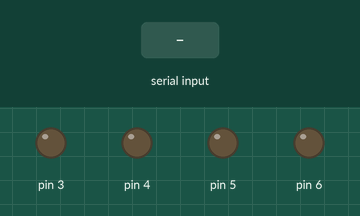
A sketch run on a simulated Arduino Uno, built with avr-gcc and run on an emulated ATmega328P. Shown: output pins drawn as LEDs (lit = HIGH). The test bench sets the inputs (shaded band).

Above: at 1.2 s.
1.3 s: byte 1 (1) received over Serial
At 2.3 s:
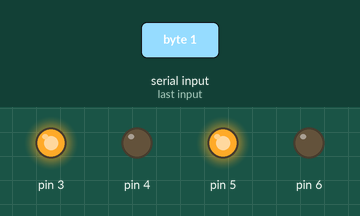
2.8 s: byte 2 (2) received over Serial
At 3.4 s:
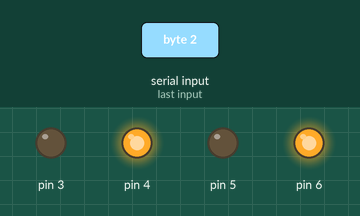
4.3 s: byte 3 (3) received over Serial
At 4.6 s:
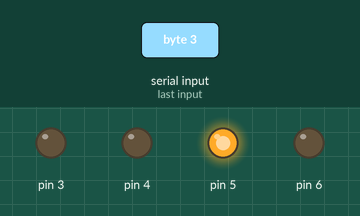
5.8 s: byte 4 (4) received over Serial
At 6.9 s:
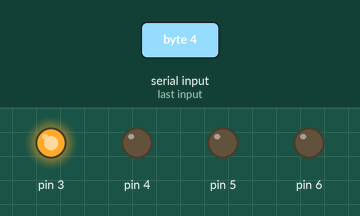
Timing chart, 0 to 8.3 s (numbered marks = the images above; inputs shaded):
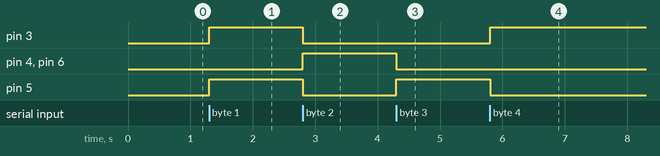

Measured:
- after the input at 1.3 s, pin 3, pin 5: LOW → HIGH at once
- after the input at 2.8 s, pin 3, pin 5: HIGH → LOW at once; pin 4, pin 6: LOW → HIGH at once
- after the input at 4.3 s, pin 4, pin 6: HIGH → LOW at once; pin 5: LOW → HIGH at once
- after the input at 5.8 s, pin 3: LOW → HIGH at once; pin 5: HIGH → LOW at once

The sketch:

RC_Robot.ino
```cpp
void setup()
{
pinMode(3,OUTPUT);
pinMode(4,OUTPUT);
pinMode(5,OUTPUT);
pinMode(6,OUTPUT);
Serial.begin(9600);
}

void loop()
{
  if(Serial.available())
  {
    int z = Serial.read();

    if(z==1)
    {
     digitalWrite(3,HIGH);
     digitalWrite(4,LOW);
     digitalWrite(5,HIGH);
     digitalWrite(6,LOW);
    }
    if(z==2)
    {
     digitalWrite(3,LOW);
     digitalWrite(4,HIGH);
     digitalWrite(5,LOW);
     digitalWrite(6,HIGH);
    }
    if(z==3)
    {
     digitalWrite(3,LOW);
     digitalWrite(4,LOW);
     digitalWrite(5,HIGH);
     digitalWrite(6,LOW);
    }
    if(z==4)
    {
     digitalWrite(3,HIGH);
     digitalWrite(4,LOW);
     digitalWrite(5,LOW);
     digitalWrite(6,LOW);
    }
    if(z==5)
    {
     digitalWrite(3,LOW);
     digitalWrite(4,LOW);
     digitalWrite(5,LOW);
     digitalWrite(6,LOW);
    }
  }
}
```
